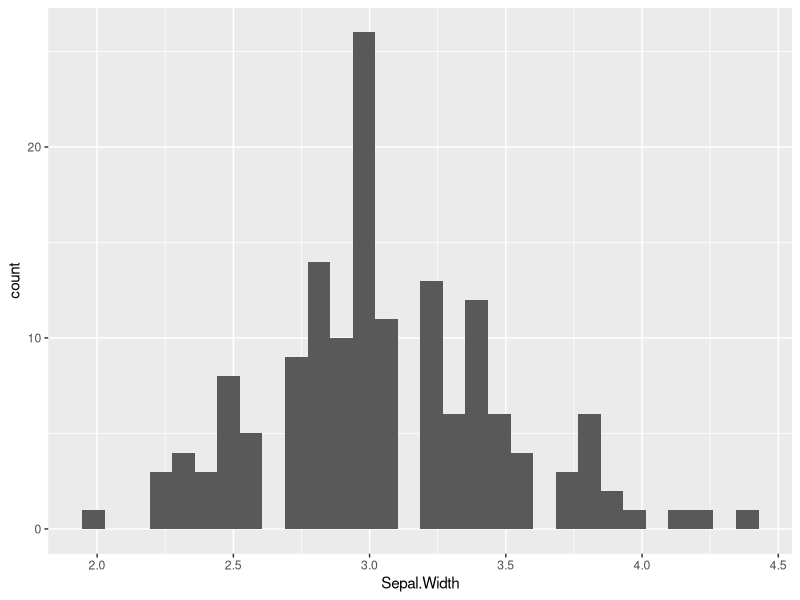
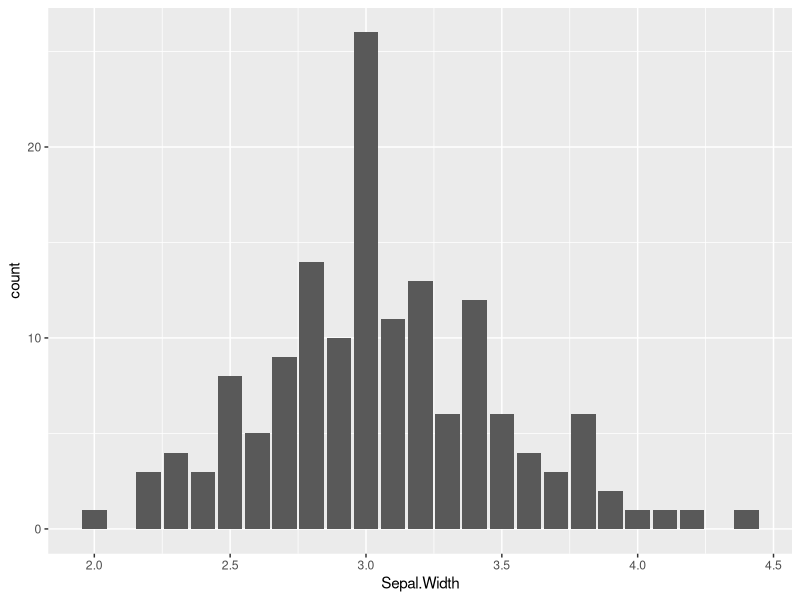
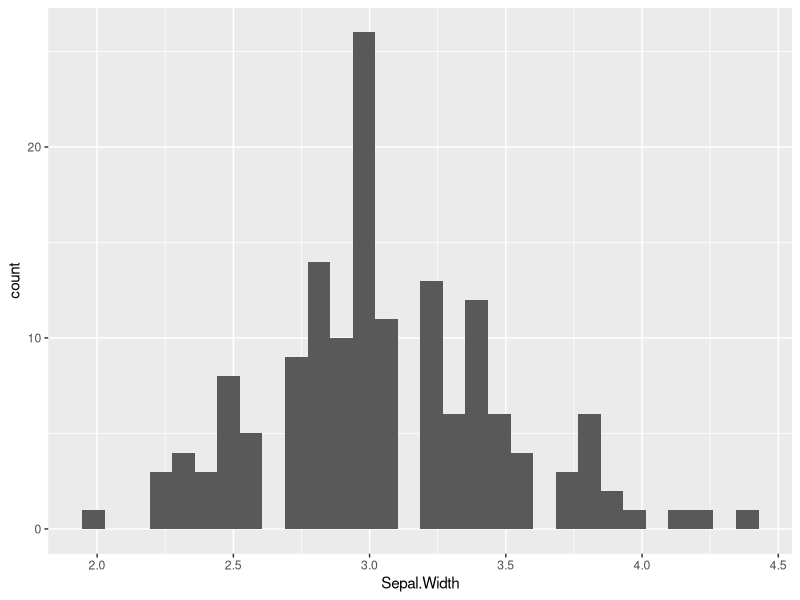
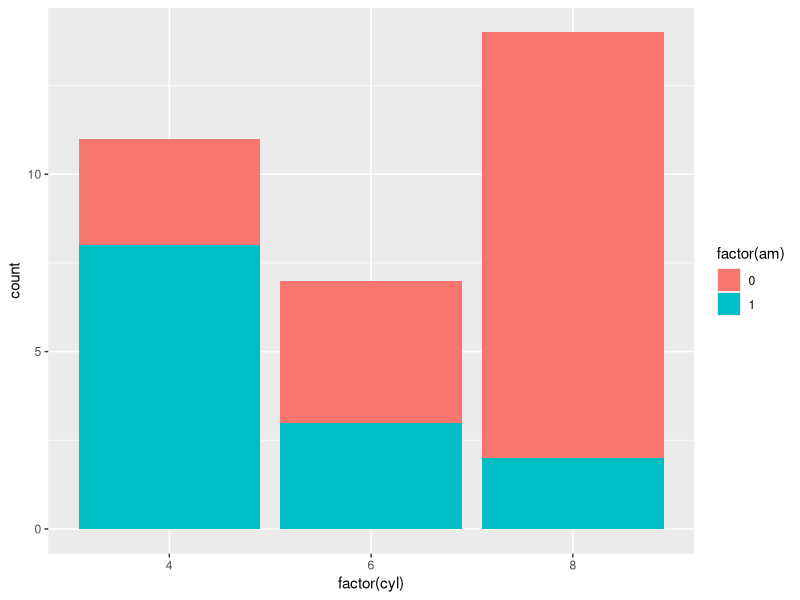

Here is the R script that generated these plots, in order: (Note: this script raises an error after producing the figures.)
library(ggplot2)
## called from geom or
## called independently
## called with stat_

## implicit calling:
p <- ggplot(iris, aes(x = Sepal.Width))
p + geom_histogram()                    # implicit call of stat_bin
p + geom_bar()                          # default stat is bin
p + stat_bin()                          # same result as histogram

## in stacked bars:
p1 <- ggplot(mtcars, aes(x = factor(cyl), fill = factor(am)))
p1 + geom_bar()                         # stacked
p1 + stat_bin()                         # Error: StatBin requires a continuous x variable the x variable
                                        # is discrete. Perhaps you want stat="count"?
## the above is a wrong error message: it should say: stat_count(width = 0.5)
p1 + stat_count(width = 0.5)

ggplot(mtcars, aes(x=mpg)) +
    geom_histogram(fill = "skyblue") +
    geom_freqpoly(col = "red")
## stat_bin is called in the background
## `stat_bin()` using `bins = 30`. Pick better value with `binwidth`.
## `stat_bin()` using `bins = 30`. Pick better value with `binwidth`.
